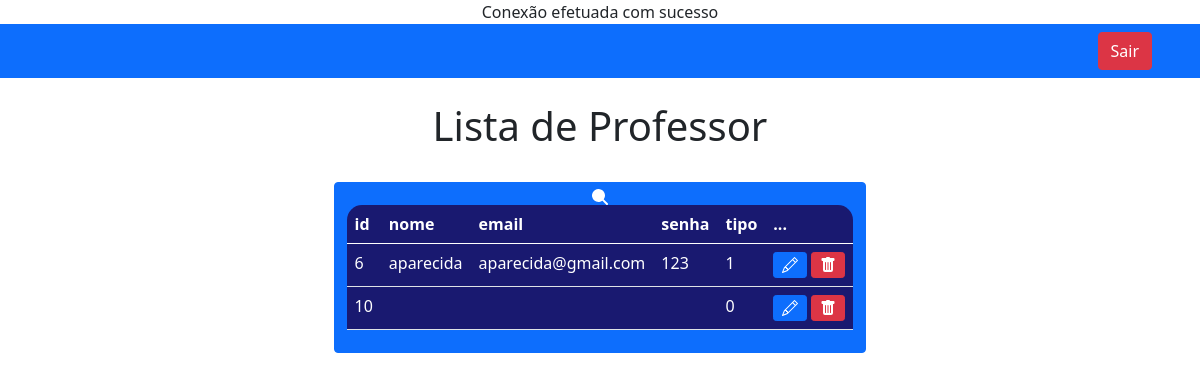
Page /uniforme/listaprofessor.php on the committed database.
### tables this page shows
CREATE TABLE `usuarios` (
  `id` int NOT NULL,
  `nome` varchar(100) NOT NULL,
  `email` varchar(100) NOT NULL,
  `senha` varchar(100) NOT NULL,
  `tipo` int NOT NULL DEFAULT '0'
);

### uniforme/listaprofessor.php (the view, shortened to what this page needs)
<?php
include_once('config.php');
$searchTerm = isset($_GET['search']) ? $_GET['search'] : '';
$sql = "SELECT id, nome, email, senha, tipo
        FROM usuarios
        WHERE id LIKE '%$searchTerm%'
        OR nome LIKE '%$searchTerm%'";
$result = $conexao->query($sql);
?>
<!DOCTYPE html>
<html lang="pt-br">
<head>
    <link href="https://cdn.jsdelivr.net/npm/bootstrap@5.0.2/dist/css/bootstrap.min.css" rel="stylesheet">
</head>
<body>
<nav class="navbar navbar-expand-lg navbar-dark bg-primary">
    <div class="d-flex">
        <a href="sair.php" class="btn btn-danger me-5">Sair</a>
    </div>
</nav>
<br>
<?php
echo "<h1>Lista de Professor</h1>";
?>
<br>
<div class="box-search">
    <button onclick="searchData()" class="btn btn-primary">
        <svg xmlns="http://www.w3.org/2000/svg" width="16" height="16" fill="currentColor" class="bi bi-search" viewBox="0 0 16 16">
            <path d="M11.742 10.344a6.5 6.5 0 1 0-1.397 1.398h-.001c.03.04.062.078.098.115l3.85 3.85a1 1 0 0 0 1.415-1.414l-3.85-3.85a1.007 1.007 0 0 0-.115-.1zM12 6
            </svg>
        </button>
    </div>
    <div class="m-5">
        <table class="table text-white table-bg">
            <thead>
                <tr>
                    <th scope="col">id</th>
                    <th scope="col">nome</th>
                    <th scope="col">email</th>
                    <th scope="col">senha</th>
                    <th scope="col">tipo</th>
                    <th scope="col">...</th>
                </tr>
            </thead>
            <tbody>
                <?php
                    while($user_data = mysqli_fetch_assoc($result)) {
                        echo "<tr>";
                        echo "<td>".$user_data['id']."</td>";
                        echo "<td>".$user_data['nome']."</td>";
                        echo "<td>".$user_data['email']."</td>";
                        echo "<td>".$user_data['senha']."</td>";
                        echo "<td>".$user_data['tipo']."</td>";
                        echo "<td>
                        <a class='btn btn-sm btn-primary' href='edit.php?id=$user_data[id]' title='Editar'>
                            <svg xmlns='http://www.w3.org/2000/svg' width='16' height='16' fill='currentColor' class='bi bi-pencil' viewBox='0 0 16 16'>
                                <path d='M12.146.146a.5.5 0 0 1 .708 0l3 3a.5.5 0 0 1 0 .708l-10 10a.5.5 0 0 1-.168.11l-5 2a.5.5 0 0 1-.65-.65l2-5a.5.5 0 0 1 .11-.168l10-10zM11.207 2.5 13.5 4.793 14.793 3.5 12.5 1.207 11.207 2.5zm1.586 3L10.5 3.207 4 9.707V10h.5a.5.5 0 0 1 .5.5v.5h.5a.5.5 0 0 1 .5.5v.5h.293l6.5-6.5zm-9.761 5.175-.106.106-1.528 3.821 3.821-1.528.106-.106A.5.5 0 0 1 5 12.5V12h-.5a.5.5 0 0 1-.5-.5V11h-.5a.5.5 0 0 1-.468-.325z'/>
                            </svg>
                            </a>
                            <a class='btn btn-sm btn-danger' href='delete.php?id=$user_data[id]' title='Deletar'>
                                <svg xmlns='http://www.w3.org/2000/svg' width='16' height='16' fill='currentColor' class='bi bi-trash-fill' viewBox='0 0 16 16'>
                                    <path d='M2.5 1a1 1 0 0 0-1 1v1a1 1 0 0 0 1 1H3v9a2 2 0 0 0 2 2h6a2 2 0 0 0 2-2V4h.5a1 1 0 0 0 1-1V2a1 1 0 0 0-1-1H10a1 1 0 0 0-1-1H7a1 1 0 0 0-1 1H2.5zm3 4a.5.5 0 0 1 .5.5v7a.5.5 0 0 1-1 0v-7a.5.5 0 0 1 .5-.5zM8 5a.5.5 0 0 1 .5.5v7a.5.5 0 0 1-1 0v-7A.5.5 0 0 1 8 5zm3 .5v7a.5.5 0 0 1-1 0v-7a.5.5 0 0 1 1 0z'/>
                                </svg>
                            </a>
                            </td>";
                        echo "</tr>";
                    }
                    ?>
            </tbody>
        </table>
    </div>
</body>
</html>

### uniforme/listaprofessor.php (style rules this page uses)
body { background: url(peixe.jpeg); background-repeat: no-repeat; background-size: cover; color: black 0.6; text-align: center; }
.table-bg { background-color: #191970; border-radius: 15px 15px 0 0; }
.box-search { display: flex; justify-content: center; gap: 0.1%; }

### rows in the picture
usuarios: id "6", nome "aparecida", email "aparecida@gmail.com", senha "123", tipo "1"
usuarios: id "10", tipo "0"
